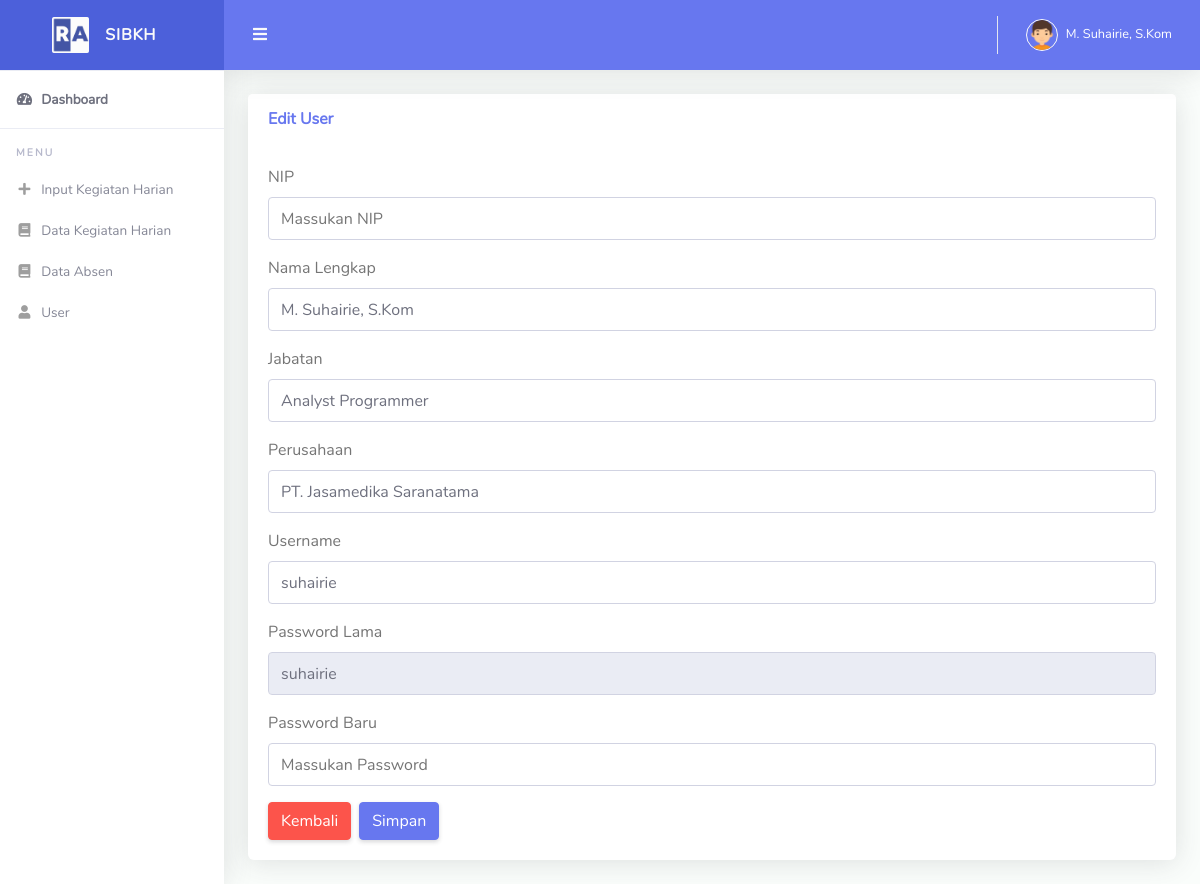
The app's page /index.php?page=user/ubah&id_user=1 (signed in) with its own data.
### tables this page shows
CREATE TABLE `tb_user` (
  `id_user` int(11) NOT NULL,
  `username` varchar(255) NOT NULL,
  `password` varchar(255) DEFAULT NULL,
  `nip` varchar(255) NOT NULL,
  `nama_lengkap` varchar(255) NOT NULL,
  `jabatan` varchar(255) NOT NULL,
  `perusahaan` varchar(255) NOT NULL,
  `statusenabled` enum('t','f') NOT NULL DEFAULT 't'
);

### index.php (called while the page is built, shortened)
<?php
include "layout/header.php";
include "layout/sidebar.php";
include "layout/topbar.php";
include "content.php";
include "layout/footer.php";

### user/ubah.php (the view, shortened to what this page needs)
<?php
      $id_user = $_GET['id_user'];
      $query = mysqli_query($koneksi, "SELECT * FROM tb_user WHERE id_user='$id_user'");
      $data = mysqli_fetch_array($query);
?>
<div class="row">
<div class="col-lg-12">
  <div class="card mb-4">
    <div class="card-header py-3 d-flex flex-row align-items-center justify-content-between">
      <h6 class="m-0 font-weight-bold text-primary">Edit User</h6>
    </div>
    <div class="card-body">
      <form action="?page=user/proses_ubah" method="post" enctype="multipart/form-data">
        <div class="form-group">
          <label>NIP</label>
          <input type="text" class="form-control" placeholder="Massukan NIP" name="nama_lengkap" value="<?= $data['nip']?>">
        </div>
        <div class="form-group">
          <label>Nama Lengkap</label>
          <input type="text" class="form-control" placeholder="Massukan Nama Lengkap" name="nama_lengkap" value="<?= $data['nama_lengkap']?>">
        </div>
        <div class="form-group">
          <label>Jabatan</label>
          <input type="text" class="form-control" placeholder="Massukan Jabatan" name="jabatan" value="<?= $data['jabatan']?>">
        </div>
        <div class="form-group">
          <label>Perusahaan</label>
          <input type="text" class="form-control" placeholder="Massukan Perusahaan" name="perusahaan" value="<?= $data['perusahaan']?>">
        </div>
        <div class="form-group">
          <label>Username</label>
          <input type="text" class="form-control" placeholder="Massukan Username" name="username" value="<?= $data['username']?>">
        </div>
        <div class="form-group">
          <label>Password Lama</label>
          <input type="text" class="form-control" value="<?= $data['password']?>" readonly>
        </div>
        <div class="form-group">
          <label>Password Baru</label>
          <input type="text" class="form-control" placeholder="Massukan Password" name="password">
        </div>
        <div class="d-flex justify-content-star">
        <a href="?page=user/index" class="btn btn-danger mr-2">Kembali</a>
        <button type="submit" class="btn btn-primary">Simpan</button>
        </div>
      </form>
    </div>
  </div>
</div>
</div>

### records on screen
tb_user: nama_lengkap "M. Suhairie, S.Kom", jabatan "Analyst Programmer", perusahaan "PT. Jasamedika Saranatama", username "suhairie", password "suhairie"

### other values on screen
$_SESSION['nama_lengkap'] "M. Suhairie, S.Kom"
